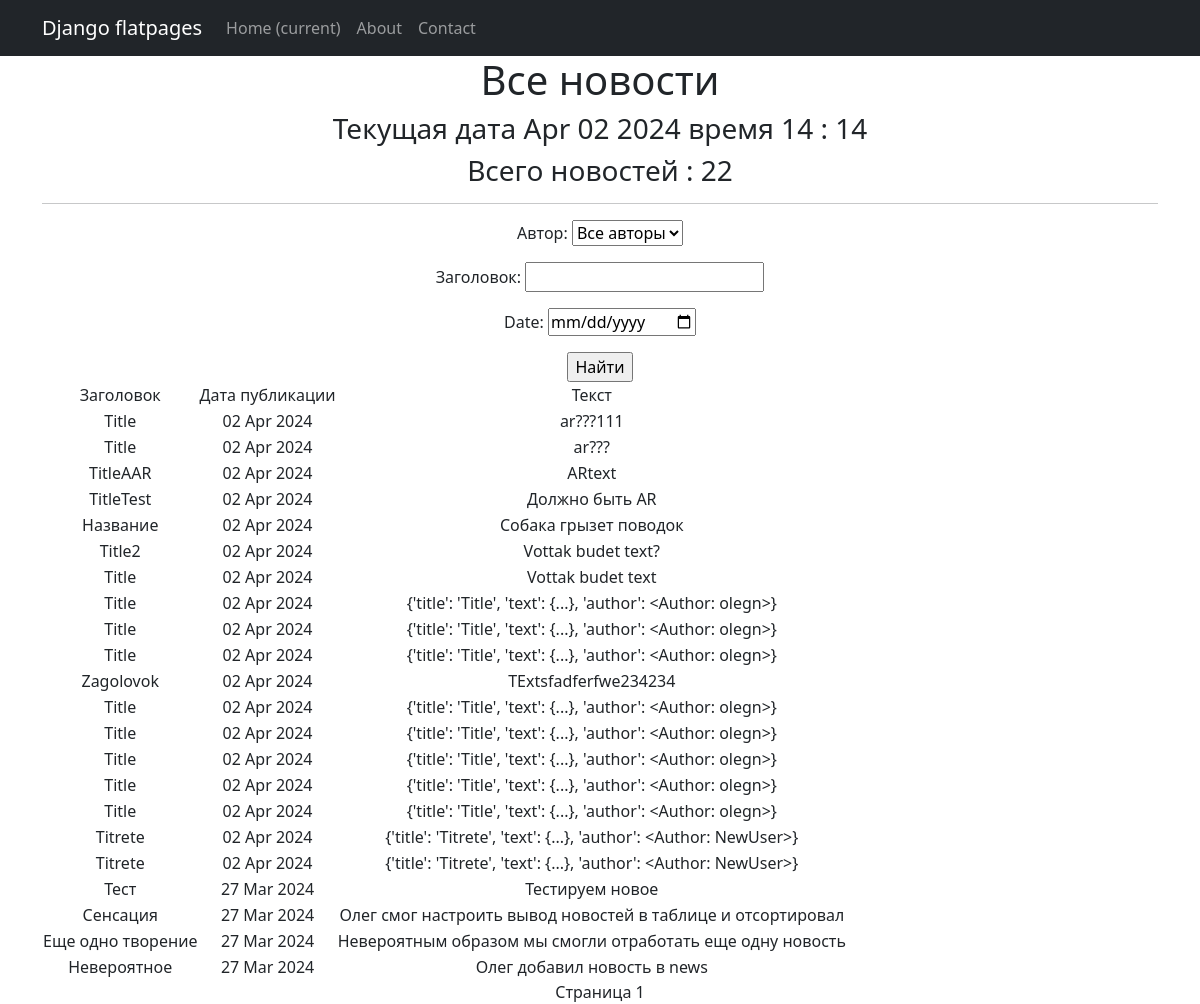
/posts/search/, run on the app's committed database.
### news/models.py (models this page shows, shortened)
class Post(models.Model):
    article = "AR"
    news = "NEW"
    ARTICLES = [(article, 'Статья'),
                (news, 'Новость')]
    post_type = models.CharField(max_length=3, choices=ARTICLES, default='NEW')
    post_time = models.DateTimeField(auto_now_add=True)
    title = models.CharField(max_length=250)
    text = models.TextField()
    rating = models.IntegerField(default=0)
    author = models.ForeignKey(Author, on_delete=models.CASCADE)
    category = models.ManyToManyField(Category, through="PostCategory")

### news/views.py (the view)
# urls.py: path('posts/search/',PostSearch.as_view(), name = 'post_search'),
class PostSearch(ListView):
    model = Post
    ordering = '-post_time'
    template_name = 'news_search.html'
    context_object_name = 'posts'
    def get_queryset(self):
        queryset = super().get_queryset()
        self.filterset = PostFilter(self.request.GET, queryset)
        return self.filterset.qs
    def get_context_data(self, **kwargs):
        context = super().get_context_data(**kwargs)
        context['filterset'] = self.filterset
        return context

### news/models.py (called while the page is built)
    def __str__(self):
        return self.user.username

### news/templatetags/custom_filters.py (called while the page is built)
@register.filter(name='censor')
def censor(text):
    badwords = ['редиска', 'петрушка']
    return ' '.join([i[0]+('*' * (len(i)-1)) if i in badwords else i for i in text.split()])

### news/templatetags/custom_tags.py (called while the page is built)
@register.simple_tag()
def current_time(format_string='%b %d %Y'):
   return datetime.utcnow().strftime(format_string)

### templates/news_search.html (shortened to what this page needs)
{% extends 'flatpages/default.html' %}
{% load custom_filters %}
{% load custom_tags %}
{% block content %}
   <h1>Все новости</h1>
    <h3>Текущая дата {% current_time '%b %d %Y время %H : %M' %}</h3>
    <h3>Всего новостей : {{ posts | length }}</h3>
   <hr>
   <form action="" method="get">
       {{ filterset.form.as_p }}
       <input type="submit" value="Найти" />
   </form>
   {% if posts %}
       <table>
           <tr>
               <td>Заголовок</td>
               <td>Дата публикации</td>
               <td>Текст</td>
           </tr>
           {% for post in posts %}
           <tr>
               <td>{{ post.title | censor }}</td>
               <td>{{ post.post_time |date:'d M Y' }}</td>
               <td>{{ post.text }}</td>
           </tr>
           {% endfor %}
       </table>
   {% else %}
       <h2>Статей нет!</h2>
   {% endif %}
    {% if not page_obj.has_next %}
    Страница 1
    {% endif %}
{% endblock content %}

### data on the page
Post: title|censor "Title", post_time "02 Apr 2024", text "ar???111"
Post: title|censor "Title", post_time "02 Apr 2024", text "ar???"
Post: title|censor "TitleAAR", post_time "02 Apr 2024", text "ARtext"
Post: title|censor "TitleTest", post_time "02 Apr 2024", text "Должно быть AR"
Post: title|censor "Название", post_time "02 Apr 2024", text "Собака грызет поводок"
Post: title|censor "Title2", post_time "02 Apr 2024", text "Vottak budet text?"
Post: title|censor "Title", post_time "02 Apr 2024", text "Vottak budet text"
Post: title|censor "Title", post_time "02 Apr 2024", text "{'title': 'Title', 'text': {...}, 'author': <Author: olegn>}"
Post: title|censor "Title", post_time "02 Apr 2024", text "{'title': 'Title', 'text': {...}, 'author': <Author: olegn>}"
Post: title|censor "Title", post_time "02 Apr 2024", text "{'title': 'Title', 'text': {...}, 'author': <Author: olegn>}"
Post: title|censor "Zagolovok", post_time "02 Apr 2024", text "TExtsfadferfwe234234"
Post: title|censor "Title", post_time "02 Apr 2024", text "{'title': 'Title', 'text': {...}, 'author': <Author: olegn>}"
Post: title|censor "Title", post_time "02 Apr 2024", text "{'title': 'Title', 'text': {...}, 'author': <Author: olegn>}"
Post: title|censor "Title", post_time "02 Apr 2024", text "{'title': 'Title', 'text': {...}, 'author': <Author: olegn>}"
Post: title|censor "Title", post_time "02 Apr 2024", text "{'title': 'Title', 'text': {...}, 'author': <Author: olegn>}"
Post: title|censor "Title", post_time "02 Apr 2024", text "{'title': 'Title', 'text': {...}, 'author': <Author: olegn>}"
Post: title|censor "Titrete", post_time "02 Apr 2024", text "{'title': 'Titrete', 'text': {...}, 'author': <Author: NewUser>}"
Post: title|censor "Titrete", post_time "02 Apr 2024", text "{'title': 'Titrete', 'text': {...}, 'author': <Author: NewUser>}"
Post: title|censor "Тест", post_time "27 Mar 2024", text "Тестируем новое"
Post: title|censor "Сенсация", post_time "27 Mar 2024", text "Олег смог настроить вывод новостей в таблице и отсортировал"
Post: title|censor "Еще одно творение", post_time "27 Mar 2024", text "Невероятным образом мы смогли отработать еще одну новость"
Post: title|censor "Невероятное", post_time "27 Mar 2024", text "Олег добавил новость в news"

### other printed values
{{ posts | length }} "22"
